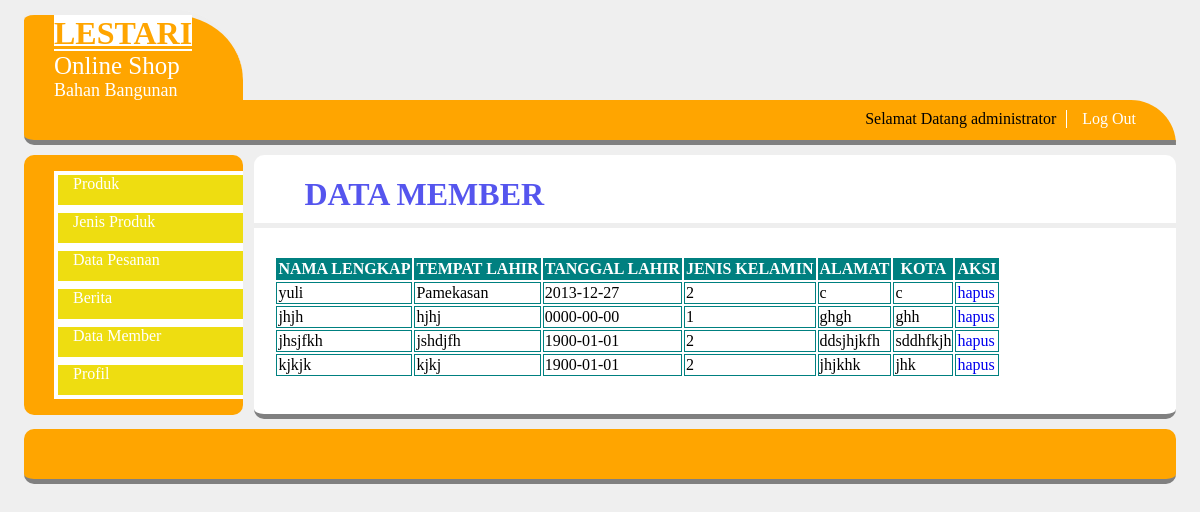
/master/karyawan/index.php?module=data_member (signed in), run on the app's committed database.
### tables this page shows
CREATE TABLE IF NOT EXISTS `tb_user` (
  `USERNAME` varchar(50) NOT NULL,
  `PASSWORD` varchar(100) DEFAULT NULL,
  `NAMA` varchar(30) DEFAULT NULL,
  `TMP_LAHIR` varchar(30) DEFAULT NULL,
  `TGL_LAHIR` date DEFAULT NULL,
  `JK` char(1) DEFAULT NULL,
  `ALAMAT` varchar(50) DEFAULT NULL,
  `KOTA` varchar(20) DEFAULT NULL,
  `LEVEL` varchar(20) DEFAULT NULL
);

### master/karyawan/member.php (the view, shortened to what this page needs)
<h1>DATA MEMBER</h1>
<hr size="5" color="#eee">
<form>
	<table>
		<tr align="center">
			<td class="htable"><b>NAMA LENGKAP</b></td>
			<td class="htable"><b>TEMPAT LAHIR</b></td>
			<td class="htable"><b>TANGGAL LAHIR</b></td>
			<td class="htable"><b>JENIS KELAMIN</b></td>
			<td class="htable"><b>ALAMAT</b></td>
			<td class="htable"><b>KOTA</b></td>
			<td class="htable"><b>AKSI</b></td>
		</tr>
		<?php
		$select_mem=mysql_query("select * from tb_user where LEVEL='member'");
		while($data_user=mysql_fetch_array($select_mem)){
		?>
		<tr><td class="stable"><?php echo $data_user["NAMA"];?></td>
			<td class="stable"><?php echo $data_user["TMP_LAHIR"];?></td>
			<td class="stable"><?php echo $data_user["TGL_LAHIR"];?></td>
			<td class="stable"><?php echo $data_user["JK"];?></td>
			<td class="stable"><?php echo $data_user["ALAMAT"];?></td>
			<td class="stable"><?php echo $data_user["KOTA"];?></td>
			<td class="stable"><a href="aksi.php?module=karyawan&act=delete&idm=<?php echo $data_user['USERNAME'];?>" onclick=return confirm("yakin ???")>hapus</a></td>
		</tr>
		<?php
		}
		?>
	</table>
</form>

### master/nav.php (shortened to what this page needs)
<?php
	$id=$_SESSION ['username'];
	$select_user=mysql_query("select * from tb_user where USERNAME='$id'");
	$data_user=mysql_fetch_array($select_user);
?>
<ul>
	<li>Selamat Datang <?php echo $data_user['NAMA'];?></li>
	<li><a href="../logout.php">Log Out</a></li>
</ul>

### css/style.css (style rules this page uses)
body { background: #efefef; width: 96%; height:auto; margin:auto; }
h1 { padding-left: 50px; color:#5555ee; margin-bottom:10px; }
#menu ul { float:right; list-style:none; margin:15px; font-family:verdana; }
#menu ul li { margin-right:10px; margin-top:-5px; float:left; }
#menu ul li a { display:block; text-decoration:none; font-size:16px; color:white; padding:0 15px; border-left:1px solid white; }
table { padding: 20px; }
a { text-decoration: none; }
form { padding-left: 0px; }
.stable { border: 1px solid teal; }
.htable { border: 1px solid teal; background: teal; color: white; }

### data on the page
tb_user: NAMA "administrator"
tb_user: NAMA "yuli", TMP_LAHIR "Pamekasan", TGL_LAHIR "2013-12-27", JK "2", ALAMAT "c", KOTA "c"
tb_user: NAMA "jhjh", TMP_LAHIR "hjhj", TGL_LAHIR "0000-00-00", JK "1", ALAMAT "ghgh", KOTA "ghh"
tb_user: NAMA "jhsjfkh", TMP_LAHIR "jshdjfh", TGL_LAHIR "1900-01-01", JK "2", ALAMAT "ddsjhjkfh", KOTA "sddhfkjh"
tb_user: NAMA "kjkjk", TMP_LAHIR "kjkj", TGL_LAHIR "1900-01-01", JK "2", ALAMAT "jhjkhk", KOTA "jhk"
